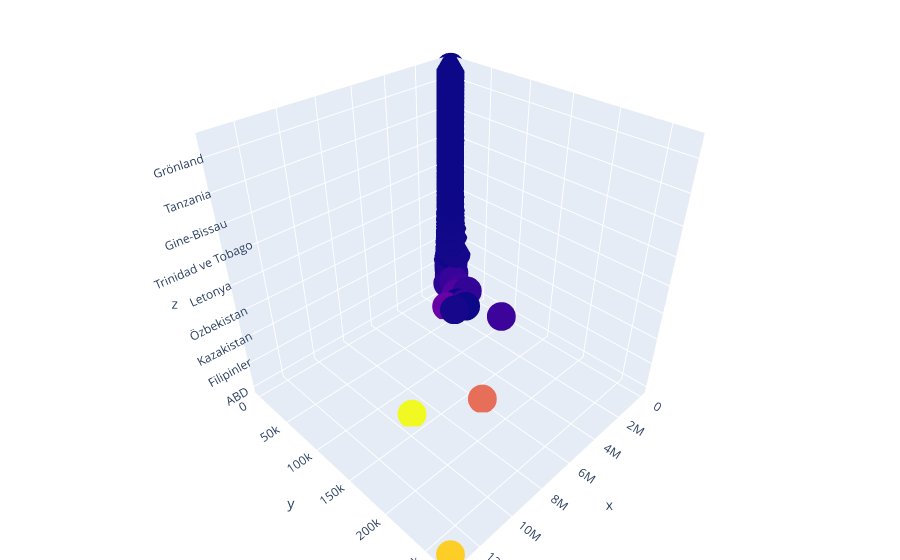

Write notebook code for a chart like this one.
### Code cell
data1 = go.Scatter3d(
    x=df.Vaka,
    y=df.Olum,
    z=df.Ulkeler,
    mode='markers',
    marker=dict(
        size=10,
        color=  df.Iyilesen,               # set color to an array/list of desired values      
    )
)

data = [data1]
layout = go.Layout(
    margin=dict(
        l=0,
        r=0,
        b=0,
        t=0 
    )
    
)
fig = go.Figure(data=data, layout=layout)
iplot(fig);

### Figure 1 — Plotly figure (JSON) as saved in the notebook; plotly's stock layout.template omitted (floating-point values rounded to 4 significant figures; data arrays with more than 128 entries replaced by an {"elided": "..."} marker saying what was removed)
{"data": [{"marker": {"color": {"elided": "220 int values"}, "size": 10}, "mode": "markers", "type": "scatter3d", "x": {"elided": "220 int values"}, "y": {"elided": "220 int values"}, "z": {"elided": "220 str values"}}], "layout": {"margin": {"b": 0, "l": 0, "r": 0, "t": 0}}}
